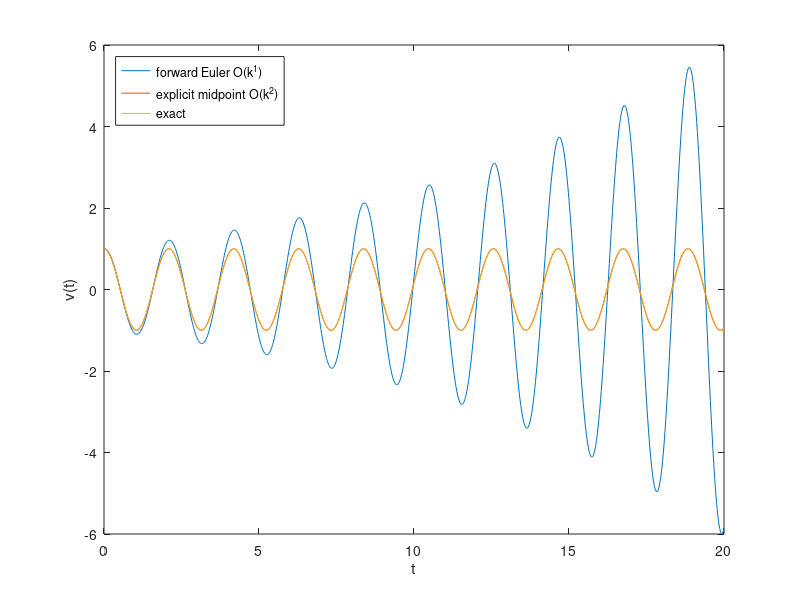

This figure's MATLAB source:
% EXPLICIT12  Compare first- and second-order explicit ODE schemes
% on a long-time integration which shows their very different
% quality.  Forward Euler O(k^1) versus explicit midpoint O(k^2).
% ODE system is
%   v'(t) = w(t)
%   w'(t) = -9 v(t)
% with initial condition so that v(t) = cos(3 t) is exact solution.

v0 = 1.0;
w0 = 0.0;
f = @(u) [u(2); -9*u(1)];
u0 = [v0; w0];
uexact = @(t) cos(3 * t);

k = 0.02;  % time step
N = 1000;  % number of steps
t = 0:k:(N * k);
ufe = zeros(2, N+1);  % store whole soln
uem = zeros(2, N+1);  % store whole soln
ufe(:, 1) = u0;
uem(:, 1) = u0;
for j = 1:N
    ufe(:, j+1) = ufe(:, j) + k * f(ufe(:,j));
    ustar = uem(:, j) + (k / 2) * f(uem(:,j));
    uem(:, j+1) = uem(:, j) + k * f(ustar);
end

fprintf('result: ||u_FE - u_exact|| = %.2f\n', norm(ufe(1,:) - uexact(t)))
fprintf('        ||u_EM - u_exact|| = %.2f\n', norm(uem(1,:) - uexact(t)))

plot(t, ufe(1,:), t, uem(1,:), t, uexact(t))
xlabel t
ylabel('v(t)')
legend('forward Euler O(k^1)', 'explicit midpoint O(k^2)', 'exact', ...
       'location', 'northwest')
